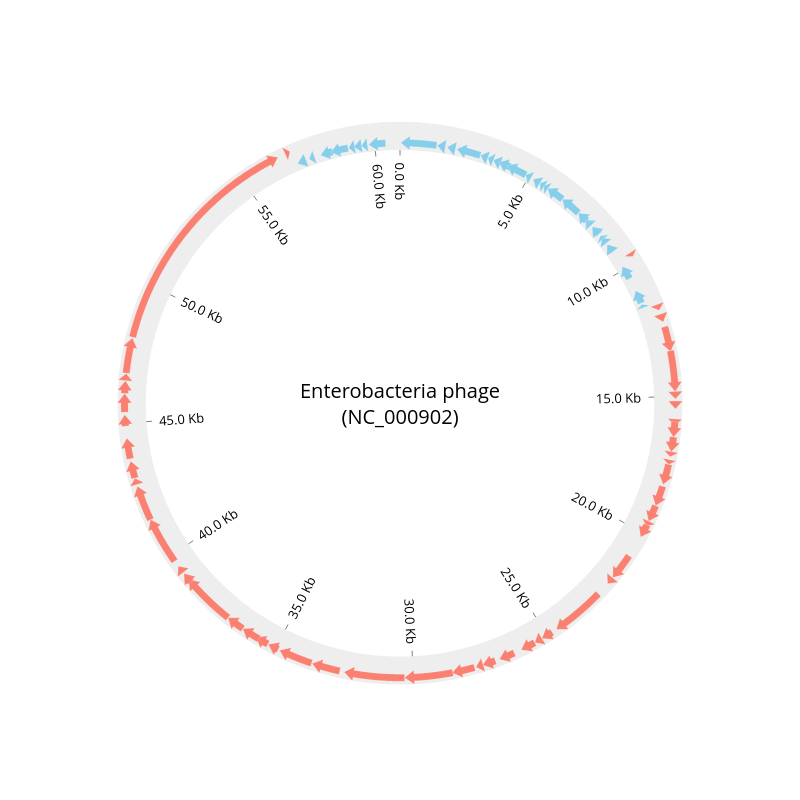

The notebook cell saved with this chart:
### Markdown cell above
## 1. Enterobacteria phage

### Code cell
from pycirclizely import Circos
from pycirclizely.parser import Gff
from pycirclizely.utils import load_prokaryote_example_file

# Load GFF file
gff_file = load_prokaryote_example_file("enterobacteria_phage.gff")
gff = Gff(gff_file)

# Initialize circos instance
seqid2size = gff.get_seqid2size()
space = 0 if len(seqid2size) == 1 else 2
circos = Circos(sectors=seqid2size, space=space)
circos.text("Enterobacteria phage<br>(NC_000902)", font=dict(size=20))

seqid2features = gff.get_seqid2features(feature_type="CDS")
for sector in circos.sectors:
    cds_track = sector.add_track((90, 100))
    cds_track.axis(fillcolor="#EEEEEE", line=dict(width=0))

    features = seqid2features[sector.name]
    for feature in features:
        # Plot CDS features
        if feature.location.strand == 1:
            cds_track.genomic_features(
                feature,
                plotstyle="arrow",
                r_lim=(95, 100),
                hover_text_formatter=hover_formatter,
                fillcolor="salmon",
            )
        else:
            cds_track.genomic_features(
                feature,
                plotstyle="arrow",
                r_lim=(90, 95),
                hover_text_formatter=hover_formatter,
                fillcolor="skyblue",
            )

    # Plot xticks & intervals on inner position
    cds_track.xticks_by_interval(
        interval=5000,
        outer=False,
        label_formatter=lambda v: f"{v/ 1000:.1f} Kb",
        label_orientation="vertical",
        line_kws=dict(line=dict(color="grey")),
    )

fig = circos.plotfig()
fig
